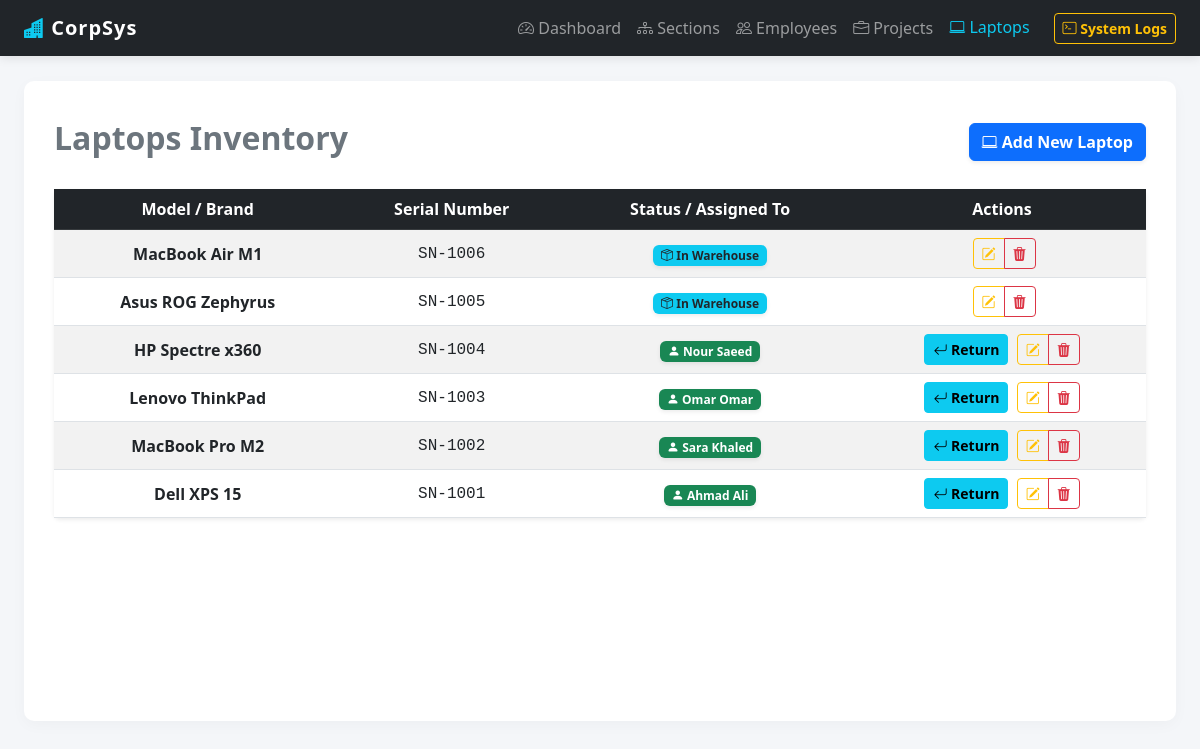
The app's page /index.php?page=laptops&action=list with its own data.
### tables this page shows
CREATE TABLE laptops(
    id INT AUTO_INCREMENT PRIMARY KEY,
    serial_number VARCHAR(255) NOT NULL UNIQUE,
    model VARCHAR(255) NOT NULL,
    date_buy DATE NOT NULL,
    employee_id INT UNIQUE,
     
     
    FOREIGN KEY(employee_id) REFERENCES employees(id) ON DELETE SET NULL
);

CREATE TABLE employees(
    id INT AUTO_INCREMENT PRIMARY KEY,
    full_name VARCHAR(255) NOT NULL,
    email VARCHAR(255) NOT NULL UNIQUE,
    phone_number VARCHAR(50) NOT NULL UNIQUE,
    date_start DATE NOT NULL,
    section_id INT NOT NULL,
     
    FOREIGN KEY(section_id) REFERENCES sections(id) ON DELETE RESTRICT
);

### src/Repositories/LaptopRepository.php (called while the page is built, shortened)
<?php
class LaptopRepository {
    private PDO $pdo;
    public function __construct(PDO $pdo) { $this->pdo = $pdo;}
    public function findAll(): array {
        $stmt = $this->pdo->query("
            SELECT l.*, e.full_name
            FROM laptops l
            LEFT JOIN employees e ON l.employee_id = e.id
            ORDER BY l.id DESC
        ");
        return $stmt->fetchAll();
    }
}

### views/Laptops/list.php (the view, shortened to what this page needs)
<div class="d-flex justify-content-between align-items-center mb-4 mt-2">
    <h2 class="text-secondary fw-bold">Laptops Inventory</h2>
    <a href="index.php?page=laptops&action=create" class="btn btn-primary shadow-sm fw-bold">
        <i class="bi bi-laptop"></i> Add New Laptop
    </a>
</div>
<div class="card shadow-sm border-0">
    <div class="card-body p-0">
        <div class="table-responsive">
            <table class="table table-hover table-striped text-center mb-0 align-middle">
                <thead class="table-dark">
                    <tr>
                        <th>Model / Brand</th>
                        <th>Serial Number</th>
                        <th>Status / Assigned To</th>
                        <th>Actions</th>
                    </tr>
                </thead>
                <tbody>
                    <?php if (!empty($laptops)): ?>
                        <?php foreach ($laptops as $lap): ?>
                            <tr>
                                <td class="fw-bold"><?= htmlspecialchars((string)$lap['model']) ?></td>
                                <td class="font-monospace"><?= htmlspecialchars((string)$lap['serial_number']) ?></td>
                                <td>
                                    <?php if (!empty($lap['full_name'])): ?>
                                        <span class="badge bg-success shadow-sm">
                                            <i class="bi bi-person-fill"></i> <?= htmlspecialchars((string)$lap['full_name']) ?>
                                        </span>
                                    <?php else: ?>
                                        <span class="badge bg-info text-dark shadow-sm">
                                            <i class="bi bi-box-seam"></i> In Warehouse
                                        </span>
                                    <?php endif; ?>
                                </td>
                                <td>
                                    <?php if (!empty($lap['full_name'])): ?>
                                        <form action="index.php?page=laptops&action=unassign" method="POST" style="display:inline;">
                                            <button type="submit" class="btn btn-sm btn-info fw-bold" title="Return to Warehouse">
                                                <i class="bi bi-arrow-return-left"></i> Return
                                            </button>
                                        </form>
                                    <?php endif; ?>
                                    <div class="btn-group ms-1" role="group">
                                        <a href="index.php?page=laptops&action=edit&id=<?= $lap['id'] ?>" class="btn btn-sm btn-outline-warning" title="Edit">
                                            <i class="bi bi-pencil-square"></i>
                                        </a>
                                        <a href="index.php?page=laptops&action=delete&id=<?= $lap['id'] ?>" class="btn btn-sm btn-outline-danger" title="Delete">
                                            <i class="bi bi-trash3-fill"></i>
                                        </a>
                                    </div>
                                </td>
                            </tr>
                        <?php endforeach; ?>
                    <?php endif; ?>
                </tbody>
            </table>
        </div>
    </div>
</div>

### views/layout/master.php (style rules this page uses)
body { background-color: #f4f6f9; font-family: 'Segoe UI', Tahoma, Geneva, Verdana, sans-serif; }

### records on screen
laptops: model "MacBook Air M1", serial_number "SN-1006", shows "In Warehouse"
laptops: model "Asus ROG Zephyrus", serial_number "SN-1005", shows "In Warehouse"
laptops: model "HP Spectre x360", serial_number "SN-1004", employee.full_name "Nour Saeed"
laptops: model "Lenovo ThinkPad", serial_number "SN-1003", employee.full_name "Omar Omar"
laptops: model "MacBook Pro M2", serial_number "SN-1002", employee.full_name "Sara Khaled"
laptops: model "Dell XPS 15", serial_number "SN-1001", employee.full_name "Ahmad Ali"
